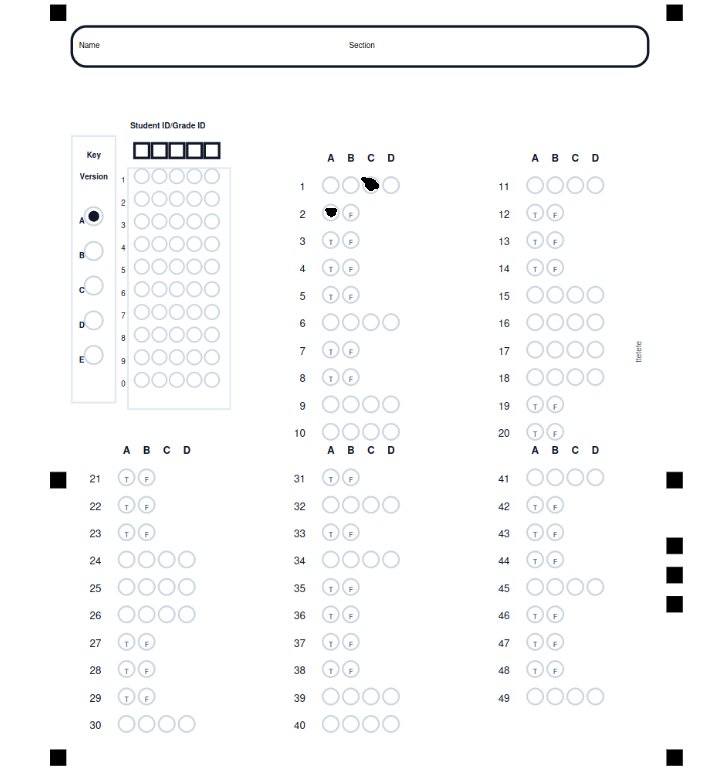
#> input picture tmp/grading-scans/scan-6-1782638592093-scan-1782638585777.jpg, 716 x 777 px
$ python opencv_grader.py ../../tmp/grading-scans/scan-6-1782638592093-scan-1782638585777.jpg ../../tmp/grading-scans/scan-6-1782638817913-scan-1782638816589.jpg   (older library calls are emulated)
#> lines starting #> are read from the running program, lines starting #| are printed output that depends on the picture; after the words box and inside, x2 and y2 are one past the last pixel; in counts of white or black regions, pixels touching at a corner belong together
#> in grade_sheet, image is the input picture: shape (777, 716, 3); mean B, G, R 250.3, 249.8, 249.4
#!/usr/bin/env python3
"""
GradX ZipGrade-style OMR grading engine.

Usage:
    python3 opencv_grader.py <image_path> [<config_json>]

Output (stdout):
    JSON object with keys: answers, confidence, decodedFormId, questionDetails, debug
"""

import json
import os
import re
import sys
import math

# Tesseract spawns one OpenMP thread per core; on small servers that only adds
# contention (measured: 22.8 s → 12.1 s for a full grade on a 1-vCPU host).
os.environ.setdefault("OMP_THREAD_LIMIT", "1")

# ---------------------------------------------------------------------------
# Default sheet config (mirrors sheet-config.ts)
# ---------------------------------------------------------------------------
DEFAULT_CONFIG = {
    # Expected registration mark centres in full-page normalised coords
    # Mark TL (8, 12) + half 2.25 → (10.25, 14.25) / (210, 297)
    "inputAnchors": {
        "topLeft":     {"x": 0.0488, "y": 0.0480},
        "topRight":    {"x": 0.9512, "y": 0.0480},
        "bottomLeft":  {"x": 0.0488, "y": 0.7349},
        "bottomRight": {"x": 0.9512, "y": 0.7349},
    },
    "anchorSearchHalf": 0.12,
    # Warp target: A4 ratio 1000 × 1414
    "warpWidth":  1000,
    "warpHeight": 1414,
    # Warp DESTINATION of each anchor in the output image
    # (same normalised coords × output size)
    "anchorDst": {
        "topLeft":     {"x": 0.0488, "y": 0.0480},
        "topRight":    {"x": 0.9512, "y": 0.0480},
        "bottomLeft":  {"x": 0.0488, "y": 0.7349},
        "bottomRight": {"x": 0.9512, "y": 0.7349},
    },
    "answerGrid": {
        "columns": [
            {"startQuestion": 1,  "count": 10, "bubbleAX": 0.4524, "rowYStart": 0.2071},
            {"startQuestion": 11, "count": 10, "bubbleAX": 0.7190, "rowYStart": 0.2071},
            {"startQuestion": 21, "count": 10, "bubbleAX": 0.1857, "rowYStart": 0.4764},
            {"startQuestion": 31, "count": 10, "bubbleAX": 0.4524, "rowYStart": 0.4764},
            {"startQuestion": 41, "count": 10, "bubbleAX": 0.7190, "rowYStart": 0.4764},
        ],
        "options": ["A", "B", "C", "D", "E"],
        "bubbleXStep": 0.02619,   # 5.5 / 210
        "rowYStep":    0.02525,   # 7.5 / 297
        "bubbleRadius": 0.01048,  # 2.2 / 210  — tight circle, no inflation
        "fillThreshold": 0.28,
        "darknessDifferential": 1.5,
    },
    # Machine-readable paper-version marker (mirrors sheet-config.ts versionCode).
    # Solid 4 mm squares: slot 0 = start mark, slots 1-4 = version bits (MSB
    # first), slot 5 = even parity. Replaces the old visible Key Version column.
    "versionCode": {
        "centerX": 0.04881,       # 10.25 / 210 (aligned with left marks)
        "firstCenterY": 0.22222,  # 66 / 297
        "slotPitch": 0.03367,     # 10 / 297
        "sampleHalf": 0.00952,    # 2 / 210
        "totalSlots": 6,
        "dataBits": 4,
        "fillThreshold": 0.35,
    },
}

# ---------------------------------------------------------------------------
# Helpers
# ---------------------------------------------------------------------------

def emit(payload: dict) -> None:
    sys.stdout.write(json.dumps(payload))
    sys.stdout.flush()


# [8 lines left out: function merge_config, not called in this run]


# ---------------------------------------------------------------------------
# Perspective warp
# ---------------------------------------------------------------------------

def find_corner_anchor(gray, np, x0, y0, x1, y1, prefer="any", thr=None, near=None):
    """
    Find the centre of the darkest square-ish blob in the given ROI.

    prefer:
      'top'    — bias toward the highest marks (true top registration squares)
      'bottom' — bias toward the lowest marks (avoids left mid-page / version squares)
      'any'    — pure shape confidence

    Filled answer bubbles and letter glyphs (e.g. the X in GradeX) are rejected
    via circularity / low squareness so they cannot steal the bottom corners.
    """
    roi = gray[y0:y1, x0:x1]
    if roi.size == 0:
        return ((x0 + x1) // 2, (y0 + y1) // 2, 0.0)

    try:
        import cv2
    except ImportError:
        return ((x0 + x1) // 2, (y0 + y1) // 2, 0.0)

    if thr is None:
        thr = 90
    _, thresh = cv2.threshold(roi, thr, 255, cv2.THRESH_BINARY_INV)
    contours, _ = cv2.findContours(thresh, cv2.RETR_EXTERNAL, cv2.CHAIN_APPROX_SIMPLE)

    best_centre = ((x0 + x1) // 2, (y0 + y1) // 2)
    best_conf = 0.0
    roi_area = roi.shape[0] * roi.shape[1]
    box_h = max(1, y1 - y0)
    box_w = max(1, x1 - x0)

    # Printed squares are 6.5 mm (older sheets: 4.5 mm). Their pixel size scales
    # with the photo, so the size cap follows the image width (a 6.5 mm square
    # is ~3 % of a page-wide photo) instead of a fixed pixel count.
    max_side = max(55, int(0.05 * gray.shape[1]))
    max_area = max(2500, max_side * max_side)

    for cnt in contours:
        area = cv2.contourArea(cnt)
        # Registration marks are small solid squares — reject huge dark regions.
        if area < 20 or area > min(roi_area * 0.25, max_area):
            continue
        rx, ry, rw, rh = cv2.boundingRect(cnt)
        if rw == 0 or rh == 0:
            continue
        # Reject long thin noise / huge blobs.
        if max(rw, rh) > max_side or min(rw, rh) < 8:
            continue
        aspect = max(rw, rh) / min(rw, rh)
        if aspect > 1.45:
            continue
        squareness = 1.0 - abs(rw - rh) / max(rw, rh)
        if squareness < 0.72:
            continue
        fill_in_rect = area / (rw * rh) if rw * rh > 0 else 0
        if fill_in_rect < 0.55:
            continue
        # Bottom ROIs overlap answer bubbles — reject near-circles there.
        # Top marks at phone resolution can look almost circular; keep them.
        peri = cv2.arcLength(cnt, True)
        if peri > 1e-3 and prefer == "bottom":
            circularity = float(4.0 * np.pi * area / (peri * peri))
            if circularity > 0.82:
                continue
        shape_conf = squareness * 0.55 + fill_in_rect * 0.45
        cy = y0 + ry + rh // 2
        cx = x0 + rx + rw // 2
        y_frac = (cy - y0) / box_h
        x_frac = (cx - x0) / box_w
        if prefer == "bottom":
            conf = shape_conf * 0.6 + y_frac * 0.4
        elif prefer == "top":
            conf = shape_conf * 0.6 + (1.0 - y_frac) * 0.4
        else:
            conf = shape_conf
        if near is not None:
            # Device hint: the real mark is the square closest to it.
            d_near = ((cx - near[0]) ** 2 + (cy - near[1]) ** 2) ** 0.5
            conf = shape_conf - 0.8 * d_near / max(1.0, 0.5 * max(box_w, box_h))
        # Prefer marks near the outer edge of the search box.
        if prefer == "bottom":
            edge_bonus = (1.0 - x_frac) if x0 < gray.shape[1] * 0.3 else x_frac
            conf += 0.12 * edge_bonus
        if conf > best_conf:
            best_conf = conf
            best_centre = (cx, cy)

    return (*best_centre, best_conf)


def _perspective_warp_once(cv2, np, image, config, use_hints=True):
    """
    Detect the 4 corner registration marks and warp so marks land at their
    expected full-page positions in the output (1000 × 1414).

    The search window is intentionally wide (±30 % of image dimension) so that
    images with non-A4 aspect ratios or partial crops are still handled correctly.
    The old "anchors_reliable" proximity check has been removed: when the camera
    captures a portrait sheet in landscape or with a margin cut off, the anchors
    appear far from their A4-normalised expected positions — but the homography
    is still valid and should be applied.
    """
#> called with use_hints = True
    h, w = image.shape[:2]
    out_w = config.get("warpWidth",  1000)
    out_h = config.get("warpHeight", 1414)

    ia = config.get("inputAnchors", DEFAULT_CONFIG["inputAnchors"])
    ad = config.get("anchorDst",    DEFAULT_CONFIG.get("anchorDst", ia))

    gray = cv2.cvtColor(image, cv2.COLOR_BGR2GRAY) if len(image.shape) == 3 else image.copy()

    corner_names = ["topLeft", "topRight", "bottomLeft", "bottomRight"]
    found_src  = []
    found_dst  = []
    total_conf = 0.0

    # Search in the CORNER QUADRANTS of the actual image.
    #
    # GradX answer sheet registration mark Y positions (fraction of 297 mm page):
    #   Top marks    (8/197.5 mm, 12 mm)   → y ≈  4.8 %  → top strip  [0,   20%] ✓
    #   Bottom marks (8/197.5 mm, 216 mm)  → y ≈ 72.7 %  → MUST search from 60 %
    #   Middle marks (18 mm, 140 mm) etc. → y ≈ 47–59 %  → excluded by 60 % floor
    #
    # The bottom marks at 72.7 % would be MISSED by the old [80 %, 100 %] window.
    # All intermediate marks (left side at 47 %, right side at 47–59 %) stay
    # below the 60 % floor and are therefore excluded automatically.
    # Keep bottom boxes narrow so answer bubbles / GradeX logo cannot win.
    # Bottom marks sit ~73% down the page — stop before the footer logo band.
    corner_search_boxes = {
        "topLeft":     (0,           0,            int(0.18 * w), int(0.18 * h)),
        "topRight":    (int(0.82 * w), 0,          w,            int(0.18 * h)),
        "bottomLeft":  (0,           int(0.62 * h), int(0.12 * w), int(0.92 * h)),
        "bottomRight": (int(0.88 * w), int(0.62 * h), w,         int(0.92 * h)),
    }

    # The mobile scanner sends the registration-mark centres it measured in
    # its fixed viewfinder windows (six squares of the right size, planar,
    # steady). Those are far more reliable than a blind corner search that can
    # lock onto answer bubbles or the logo, so a hint inside the image wins:
    # we only refine it to sub-pixel accuracy on the full-resolution photo.
    hints = (config.get("anchorHints") or {}) if use_hints else {}
    hint_half = int(0.03 * max(w, h))

    anchor_debug = {}
    for name in corner_names:
        x0, y0, x1, y1 = corner_search_boxes[name]
        prefer = "top" if name.startswith("top") else "bottom"

        fx, fy, conf = find_corner_anchor(gray, np, x0, y0, x1, y1, prefer=prefer)
        source = "auto"
        hint = hints.get(name)
        try:
            hx = int(float(hint["x"]) * w) if hint else None
            hy = int(float(hint["y"]) * h) if hint else None
        except (KeyError, TypeError, ValueError):
            hx = hy = None
        if hx is not None and 0 < hx < w and 0 < hy < h:
            wx0, wy0 = max(0, hx - hint_half), max(0, hy - hint_half)
            wx1, wy1 = min(w, hx + hint_half), min(h, hy + hint_half)
            window = gray[wy0:wy1, wx0:wx1]
            # Local threshold: halfway between the paper and the dark square
            # keeps dim / shadowed photos from losing the mark.
            local_thr = 90
            if window.size > 0:
                lo = float(np.percentile(window, 2))
                mid = float(np.percentile(window, 60))
                local_thr = int(max(60, min(150, (lo + mid) / 2.0)))
            hfx, hfy, hconf = find_corner_anchor(
                gray, np, wx0, wy0, wx1, wy1, prefer="any", thr=local_thr, near=(hx, hy),
            )
            if hconf >= 0.45 and math.hypot(hfx - hx, hfy - hy) <= hint_half:
                fx, fy, conf, source = hfx, hfy, max(hconf, 0.6), "hint_refined"
            else:
                fx, fy, conf, source = hx, hy, max(conf, 0.5), "hint_raw"
        found_src.append([fx, fy])

        # Destination: expected position in output (full-page coords)
        dx = int(ad[name]["x"] * out_w)
        dy = int(ad[name]["y"] * out_h)
        found_dst.append([dx, dy])
        total_conf += conf
        anchor_debug[name] = {
            "src": [fx, fy],
            "src_norm": [round(fx/w, 3), round(fy/h, 3)],
            "dst": [dx, dy],
            "conf": round(conf, 3),
            "source": source,
        }
#> this loop made 4 passes
#> total_conf on passes 1, 2, 4: 0.93, 1.86, 2.7
#> pass 1, in find_corner_anchor, `roi = gray[y0:y1, x0:x1]`:
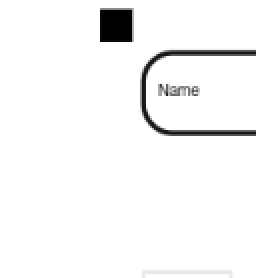
#> roi: shape (139, 128) (shown 2 times larger); min 0, max 255, mean 245.9
#> pass 1, in find_corner_anchor, `_, thresh = cv2.threshold(roi, thr, 255, cv2.THRESH_BINARY_INV)`:
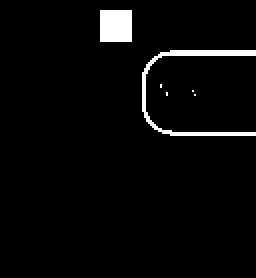
#> thresh: shape (139, 128) (shown 2 times larger); 3.3% white; 6 white regions (4 under 20 px), largest, box (x1, y1, x2, y2) and area: (71, 25, 128, 68) 326, (50, 5, 66, 21) 256
#> pass 2, in find_corner_anchor (call 2), `roi = gray[y0:y1, x0:x1]`:
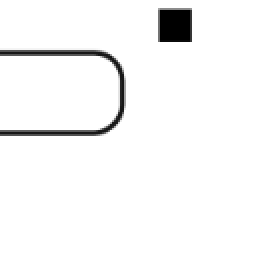
#> roi: shape (139, 129) (shown 2 times larger); min 0, max 255, mean 246.3
#> after the loop, anchor_debug = 4 items; found_dst = [[48, 67], [951, 67], [48, 1039], [951, 1039]]; found_src = [[58, 13], [675, 13], [42, 597], [675, 604]]; total_conf = 2.7

    warp_conf = total_conf / 4.0
#> warp_conf = 0.675
#> (the rest of the program and of its run is left out)
